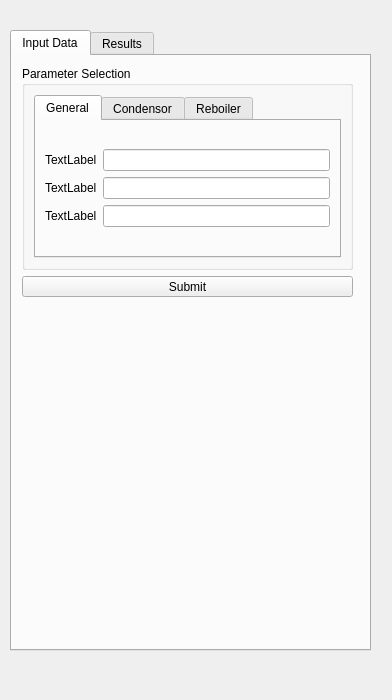
<?xml version="1.0" encoding="UTF-8"?>
<ui version="4.0">
 <class>Form</class>
 <widget class="QWidget" name="Form">
  <property name="enabled">
   <bool>true</bool>
  </property>
  <property name="geometry">
   <rect>
    <x>0</x>
    <y>0</y>
    <width>392</width>
    <height>700</height>
   </rect>
  </property>
  <property name="sizePolicy">
   <sizepolicy hsizetype="Maximum" vsizetype="Maximum">
    <horstretch>0</horstretch>
    <verstretch>0</verstretch>
   </sizepolicy>
  </property>
  <property name="maximumSize">
   <size>
    <width>3200</width>
    <height>5000</height>
   </size>
  </property>
  <property name="windowTitle">
   <string>Form</string>
  </property>
  <widget class="QTabWidget" name="tabWidget">
   <property name="geometry">
    <rect>
     <x>10</x>
     <y>30</y>
     <width>361</width>
     <height>621</height>
    </rect>
   </property>
   <property name="autoFillBackground">
    <bool>true</bool>
   </property>
   <property name="currentIndex">
    <number>0</number>
   </property>
   <widget class="QWidget" name="tab">
    <attribute name="title">
     <string>Input Data</string>
    </attribute>
    <widget class="QGroupBox" name="groupBox_2">
     <property name="geometry">
      <rect>
       <x>10</x>
       <y>10</y>
       <width>331</width>
       <height>204</height>
      </rect>
     </property>
     <property name="title">
      <string>Parameter Selection</string>
     </property>
     <layout class="QHBoxLayout" name="horizontalLayout_10">
      <item>
       <widget class="QTabWidget" name="tabWidget_5">
        <property name="sizePolicy">
         <sizepolicy hsizetype="Expanding" vsizetype="Fixed">
          <horstretch>0</horstretch>
          <verstretch>0</verstretch>
         </sizepolicy>
        </property>
        <property name="currentIndex">
         <number>0</number>
        </property>
        <widget class="QWidget" name="tab1">
         <attribute name="title">
          <string>General</string>
         </attribute>
         <layout class="QVBoxLayout" name="verticalLayout_6">
          <item>
           <layout class="QGridLayout" name="lay1">
            <item row="1" column="0">
             <widget class="QLabel" name="l2">
              <property name="text">
               <string>TextLabel</string>
              </property>
             </widget>
            </item>
            <item row="0" column="2">
             <widget class="QLineEdit" name="le1"/>
            </item>
            <item row="0" column="0">
             <widget class="QLabel" name="l1">
              <property name="text">
               <string>TextLabel</string>
              </property>
             </widget>
            </item>
            <item row="1" column="2">
             <widget class="QLineEdit" name="le2"/>
            </item>
            <item row="2" column="0">
             <widget class="QLabel" name="l3">
              <property name="text">
               <string>TextLabel</string>
              </property>
             </widget>
            </item>
            <item row="2" column="2">
             <widget class="QLineEdit" name="le3"/>
            </item>
           </layout>
          </item>
         </layout>
        </widget>
        <widget class="QWidget" name="tab2">
         <attribute name="title">
          <string>Condensor</string>
         </attribute>
         <layout class="QVBoxLayout" name="verticalLayout_5">
          <item>
           <layout class="QGridLayout" name="lay2">
            <item row="3" column="0">
             <widget class="QLabel" name="l7">
              <property name="text">
               <string>TextLabel</string>
              </property>
             </widget>
            </item>
            <item row="0" column="0">
             <widget class="QLabel" name="l4">
              <property name="text">
               <string>TextLabel</string>
              </property>
             </widget>
            </item>
            <item row="1" column="0">
             <widget class="QLabel" name="l5">
              <property name="text">
               <string>TextLabel</string>
              </property>
             </widget>
            </item>
            <item row="2" column="2">
             <widget class="QComboBox" name="cb1"/>
            </item>
            <item row="1" column="2">
             <widget class="QLineEdit" name="le5"/>
            </item>
            <item row="2" column="0">
             <widget class="QLabel" name="l6">
              <property name="text">
               <string>TextLabel</string>
              </property>
             </widget>
            </item>
            <item row="3" column="2">
             <widget class="QComboBox" name="cb2">
              <property name="enabled">
               <bool>false</bool>
              </property>
             </widget>
            </item>
            <item row="0" column="3">
             <widget class="QLabel" name="u1">
              <property name="text">
               <string>TextLabel</string>
              </property>
             </widget>
            </item>
            <item row="1" column="3">
             <widget class="QLabel" name="u2">
              <property name="text">
               <string>TextLabel</string>
              </property>
             </widget>
            </item>
            <item row="4" column="2">
             <widget class="QLineEdit" name="le6"/>
            </item>
            <item row="0" column="2">
             <widget class="QComboBox" name="cb5"/>
            </item>
           </layout>
          </item>
         </layout>
        </widget>
        <widget class="QWidget" name="tab3">
         <attribute name="title">
          <string>Reboiler</string>
         </attribute>
         <layout class="QVBoxLayout" name="verticalLayout_7">
          <item>
           <layout class="QGridLayout" name="lay3">
            <item row="4" column="0">
             <widget class="QLabel" name="l9">
              <property name="text">
               <string>TextLabel</string>
              </property>
             </widget>
            </item>
            <item row="3" column="0">
             <widget class="QLabel" name="l8">
              <property name="text">
               <string>TextLabel</string>
              </property>
             </widget>
            </item>
            <item row="5" column="0">
             <widget class="QLabel" name="l10">
              <property name="text">
               <string>TextLabel</string>
              </property>
             </widget>
            </item>
            <item row="5" column="2">
             <widget class="QComboBox" name="cb4">
              <property name="enabled">
               <bool>false</bool>
              </property>
             </widget>
            </item>
            <item row="3" column="2">
             <widget class="QLineEdit" name="le7"/>
            </item>
            <item row="4" column="2">
             <widget class="QComboBox" name="cb3"/>
            </item>
            <item row="6" column="2">
             <widget class="QLineEdit" name="le8"/>
            </item>
            <item row="3" column="3">
             <widget class="QLabel" name="u3">
              <property name="text">
               <string>TextLabel</string>
              </property>
             </widget>
            </item>
           </layout>
          </item>
         </layout>
        </widget>
       </widget>
      </item>
     </layout>
    </widget>
    <widget class="QPushButton" name="pushButton_2">
     <property name="geometry">
      <rect>
       <x>10</x>
       <y>220</y>
       <width>331</width>
       <height>21</height>
      </rect>
     </property>
     <property name="text">
      <string>Submit</string>
     </property>
    </widget>
   </widget>
   <widget class="QWidget" name="tab_2">
    <attribute name="title">
     <string>Results</string>
    </attribute>
    <layout class="QHBoxLayout" name="horizontalLayout_3"/>
   </widget>
  </widget>
 </widget>
 <resources/>
 <connections/>
</ui>
